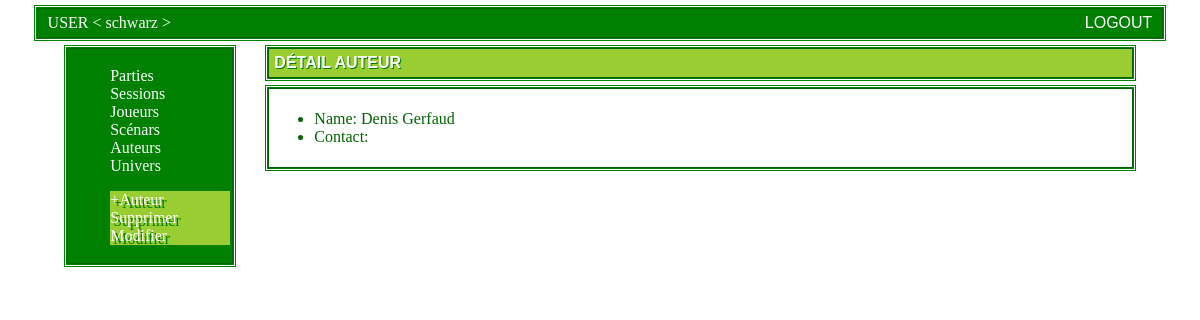
/archive/author/1 (signed in), run on an earlier commit of the app's database.
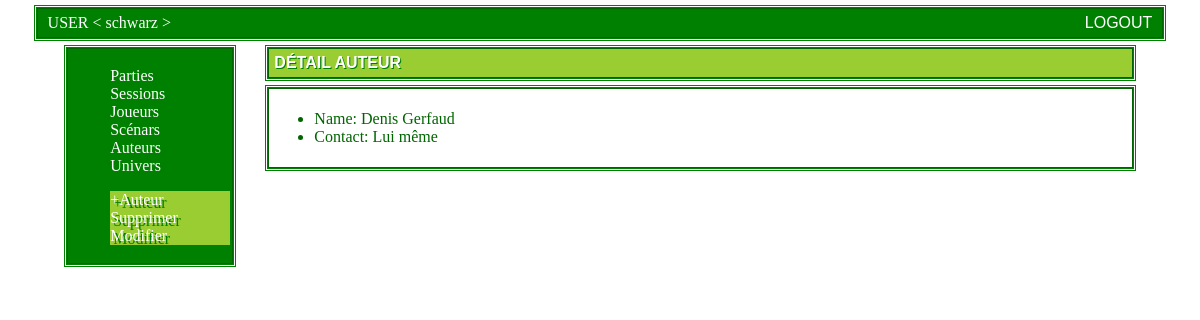
And on a later commit of the database.
### archive/models.py (models this page shows, shortened)
class Author(models.Model):
    name = models.CharField(max_length=30,blank=False)
    contact = models.TextField(blank=True,
        help_text="Comment peut-on contacter l'auteur ?")
    owner_user = models.ForeignKey(User, null=False, on_delete=models.CASCADE)

### archive/view/authors.py (the view)
# urls.py: path("author/<int:Author_id>", view.authors.author_view,name='author'),
@login_required
def author_view(request,Author_id):
    author=Author.objects.get( pk=Author_id )
    if author.owner_user.pk != request.user.pk:
        template_name = 'archive/error.html'
        context = {
            'error_message' : "You are not supposed to access this page (this author is not yours)!"
            " <{0}!={1}>".format(author.owner_user.pk,request.user.pk)
        }
    else:
        template_name = 'archive/author.html'
        context = {
            'author' : author
        }
    template = loader.get_template(template_name)
    return HttpResponse(template.render(context, request))

### archive/templates/archive/author.html (shortened to what this page needs)
{% extends "archive/skeleton-base.html" %}
{% block page_content_title %}Détail auteur{% endblock %}
{% block page_content_menu %}
<ul>
   <li><a href="/archive/author-add">+Auteur</a></li>
   <li><a href="/archive/author-del/{{author.pk}}">Supprimer</a></li>
   <li><a href="/archive/author-mod/{{author.pk}}">Modifier</a></li>
</ul>
{% endblock %}
{% block page_content %}
    <ul>
      <li>Name: {{author.name}}</li>
      <li>Contact: {{author.contact}}</li>
    </ul>
{% endblock %}

What changed in the data, as far as the page shows it:
changed Author "Denis Gerfaud": contact (not shown) → "Lui même"
